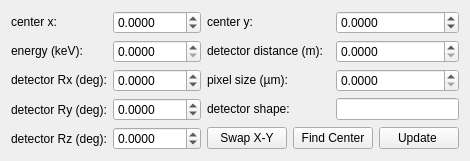
             <widget class="QWidget" name="tab">
              <attribute name="title">
               <string>Small Angle</string>
              </attribute>
              <layout class="QGridLayout" name="gridLayout_10">
               <item row="0" column="0">
                <widget class="QLabel" name="label_2">
                 <property name="sizePolicy">
                  <sizepolicy hsizetype="Minimum" vsizetype="Fixed">
                   <horstretch>0</horstretch>
                   <verstretch>0</verstretch>
                  </sizepolicy>
                 </property>
                 <property name="text">
                  <string>center x:</string>
                 </property>
                </widget>
               </item>
               <item row="0" column="1">
                <widget class="QDoubleSpinBox" name="db_cenx">
                 <property name="enabled">
                  <bool>true</bool>
                 </property>
                 <property name="decimals">
                  <number>4</number>
                 </property>
                 <property name="minimum">
                  <double>-9999.000000000000000</double>
                 </property>
                 <property name="maximum">
                  <double>9999.000000000000000</double>
                 </property>
                </widget>
               </item>
               <item row="0" column="2">
                <widget class="QLabel" name="label_3">
                 <property name="sizePolicy">
                  <sizepolicy hsizetype="Minimum" vsizetype="Fixed">
                   <horstretch>0</horstretch>
                   <verstretch>0</verstretch>
                  </sizepolicy>
                 </property>
                 <property name="text">
                  <string>center y:</string>
                 </property>
                </widget>
               </item>
               <item row="0" column="3">
                <widget class="QDoubleSpinBox" name="db_ceny">
                 <property name="enabled">
                  <bool>true</bool>
                 </property>
                 <property name="decimals">
                  <number>4</number>
                 </property>
                 <property name="minimum">
                  <double>-9999.000000000000000</double>
                 </property>
                 <property name="maximum">
                  <double>9999.000000000000000</double>
                 </property>
                </widget>
               </item>
               <item row="1" column="0">
                <widget class="QLabel" name="label_4">
                 <property name="sizePolicy">
                  <sizepolicy hsizetype="Minimum" vsizetype="Fixed">
                   <horstretch>0</horstretch>
                   <verstretch>0</verstretch>
                  </sizepolicy>
                 </property>
                 <property name="text">
                  <string>energy (keV):</string>
                 </property>
                </widget>
               </item>
               <item row="1" column="1">
                <widget class="QDoubleSpinBox" name="db_energy">
                 <property name="enabled">
                  <bool>true</bool>
                 </property>
                 <property name="decimals">
                  <number>4</number>
                 </property>
                </widget>
               </item>
               <item row="1" column="2">
                <widget class="QLabel" name="label_5">
                 <property name="sizePolicy">
                  <sizepolicy hsizetype="Minimum" vsizetype="Fixed">
                   <horstretch>0</horstretch>
                   <verstretch>0</verstretch>
                  </sizepolicy>
                 </property>
                 <property name="text">
                  <string>detector distance (m):</string>
                 </property>
                </widget>
               </item>
               <item row="1" column="3">
                <widget class="QDoubleSpinBox" name="db_det_dist">
                 <property name="enabled">
                  <bool>true</bool>
                 </property>
                 <property name="decimals">
                  <number>4</number>
                 </property>
                 <property name="maximum">
                  <double>99999.000000000000000</double>
                 </property>
                </widget>
               </item>
               <item row="2" column="0">
                <widget class="QLabel" name="label_21">
                 <property name="sizePolicy">
                  <sizepolicy hsizetype="Preferred" vsizetype="Fixed">
                   <horstretch>0</horstretch>
                   <verstretch>0</verstretch>
                  </sizepolicy>
                 </property>
                 <property name="text">
                  <string>detector Rx (deg):</string>
                 </property>
                </widget>
               </item>
               <item row="2" column="1">
                <widget class="QDoubleSpinBox" name="det_rx">
                 <property name="enabled">
                  <bool>true</bool>
                 </property>
                 <property name="decimals">
                  <number>4</number>
                 </property>
                 <property name="minimum">
                  <double>-99.000000000000000</double>
                 </property>
                </widget>
               </item>
               <item row="2" column="2">
                <widget class="QLabel" name="label_6">
                 <property name="sizePolicy">
                  <sizepolicy hsizetype="Minimum" vsizetype="Fixed">
                   <horstretch>0</horstretch>
                   <verstretch>0</verstretch>
                  </sizepolicy>
                 </property>
                 <property name="text">
                  <string>pixel size (µm):</string>
                 </property>
                </widget>
               </item>
               <item row="2" column="3">
                <widget class="QDoubleSpinBox" name="db_pix_dim">
                 <property name="enabled">
                  <bool>true</bool>
                 </property>
                 <property name="decimals">
                  <number>4</number>
                 </property>
                </widget>
               </item>
               <item row="3" column="0">
                <widget class="QLabel" name="label_35">
                 <property name="text">
                  <string>detector Ry (deg):</string>
                 </property>
                </widget>
               </item>
               <item row="3" column="1">
                <widget class="QDoubleSpinBox" name="det_ry">
                 <property name="decimals">
                  <number>4</number>
                 </property>
                 <property name="minimum">
                  <double>-99.000000000000000</double>
                 </property>
                </widget>
               </item>
               <item row="3" column="2">
                <widget class="QLabel" name="label_7">
                 <property name="sizePolicy">
                  <sizepolicy hsizetype="Minimum" vsizetype="Fixed">
                   <horstretch>0</horstretch>
                   <verstretch>0</verstretch>
                  </sizepolicy>
                 </property>
                 <property name="text">
                  <string>detector shape:</string>
                 </property>
                </widget>
               </item>
               <item row="3" column="3">
                <widget class="QLineEdit" name="le_shape">
                 <property name="enabled">
                  <bool>true</bool>
                 </property>
                 <property name="sizePolicy">
                  <sizepolicy hsizetype="Minimum" vsizetype="Fixed">
                   <horstretch>0</horstretch>
                   <verstretch>0</verstretch>
                  </sizepolicy>
                 </property>
                </widget>
               </item>
               <item row="4" column="0">
                <widget class="QLabel" name="label_40">
                 <property name="text">
                  <string>detector Rz (deg):</string>
                 </property>
                </widget>
               </item>
               <item row="4" column="1">
                <widget class="QDoubleSpinBox" name="det_rz">
                 <property name="decimals">
                  <number>4</number>
                 </property>
                 <property name="minimum">
                  <double>-99.000000000000000</double>
                 </property>
                </widget>
               </item>
               <item row="4" column="2" colspan="2">
                <layout class="QHBoxLayout" name="horizontalLayout_3">
                 <item>
                  <widget class="QPushButton" name="btn_swapxy">
                   <property name="text">
                    <string>Swap X-Y</string>
                   </property>
                  </widget>
                 </item>
                 <item>
                  <widget class="QPushButton" name="btn_find_center">
                   <property name="text">
                    <string>Find Center</string>
                   </property>
                  </widget>
                 </item>
                 <item>
                  <widget class="QPushButton" name="btn_update_parameters">
                   <property name="text">
                    <string>Update </string>
                   </property>
                  </widget>
                 </item>
                </layout>
               </item>
              </layout>
             </widget>
